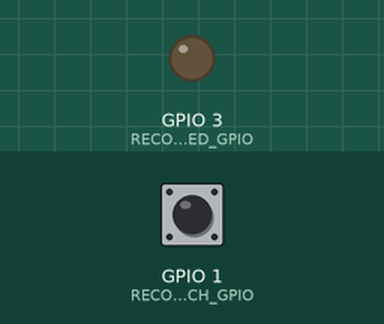
A sketch run on a simulated ESP32. Shown: output pins drawn as LEDs (lit = HIGH). The test bench sets the inputs (shaded band); at power-on: GPIO 1 (RECORD_SWITCH_GPIO) HIGH. Storage starts empty; the camera gives no picture.

Above: at 1.5 s.
1.6 s: GPIO 1 (RECORD_SWITCH_GPIO) pulled LOW for 0.15 s
At 1.69 s:
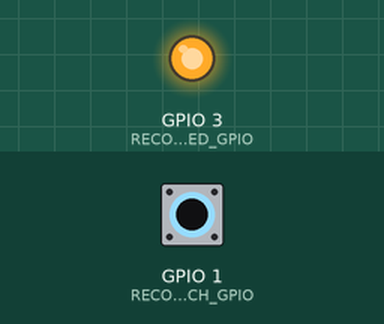
3.2 s: GPIO 1 (RECORD_SWITCH_GPIO) pulled LOW for 3.2 s
At 7.0 s:
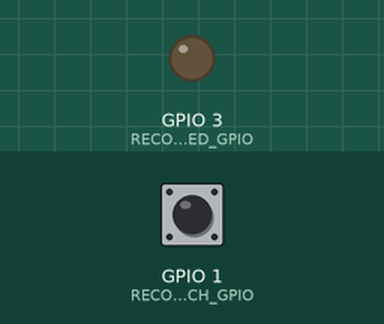
Timing chart, 0 to 8.5 s (numbered marks = the images above; inputs shaded):
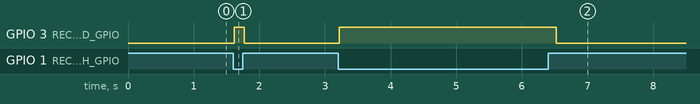

The sketch:

main.ino
```cpp
#include "esp_camera.h"
#include "FS.h"
#include "SD_MMC.h"

#define PWDN_GPIO_NUM     32
#define RESET_GPIO_NUM    -1
#define XCLK_GPIO_NUM      0
#define SIOD_GPIO_NUM     26
#define SIOC_GPIO_NUM     27

#define Y9_GPIO_NUM       35
#define Y8_GPIO_NUM       34
#define Y7_GPIO_NUM       39
#define Y6_GPIO_NUM       36
#define Y5_GPIO_NUM       21
#define Y4_GPIO_NUM       19
#define Y3_GPIO_NUM       18
#define Y2_GPIO_NUM        5
#define VSYNC_GPIO_NUM    25
#define HREF_GPIO_NUM     23
#define PCLK_GPIO_NUM     22

#define RECORD_SWITCH_GPIO 1   // switch to GND (INPUT_PULLUP)
#define RECORD_LED_GPIO    3   // MOSFET gate (HIGH = LED ON)

bool recording = false;
int frameNumber = 0;

void setup() {
  // Serial disabled: GPIO 1 & 3 used
  // Serial.begin(115200);

  pinMode(RECORD_SWITCH_GPIO, INPUT_PULLUP);

  pinMode(RECORD_LED_GPIO, OUTPUT);
  digitalWrite(RECORD_LED_GPIO, LOW);   // MOSFET OFF at boot

  // Camera configuration
  camera_config_t config;
  config.ledc_channel = LEDC_CHANNEL_0;   config.ledc_timer   = LEDC_TIMER_0;   config.pin_d0       = Y2_GPIO_NUM;
  config.pin_d1       = Y3_GPIO_NUM;      config.pin_d2       = Y4_GPIO_NUM;    config.pin_d3       = Y5_GPIO_NUM;
  config.pin_d4       = Y6_GPIO_NUM;      config.pin_d5       = Y7_GPIO_NUM;    config.pin_d6       = Y8_GPIO_NUM;
  config.pin_d7       = Y9_GPIO_NUM;      config.pin_xclk     = XCLK_GPIO_NUM;  config.pin_pclk     = PCLK_GPIO_NUM;
  config.pin_vsync    = VSYNC_GPIO_NUM;   config.pin_href     = HREF_GPIO_NUM;  config.pin_sscb_sda = SIOD_GPIO_NUM;
  config.pin_sscb_scl = SIOC_GPIO_NUM;    config.pin_pwdn     = PWDN_GPIO_NUM;  config.pin_reset    = RESET_GPIO_NUM;

  config.xclk_freq_hz = 20000000;
  config.pixel_format = PIXFORMAT_JPEG;

  config.frame_size   = FRAMESIZE_QVGA; // 320x240
  config.jpeg_quality = 12;
  config.fb_count     = 2;

  esp_camera_init(&config);
  SD_MMC.begin();
}

void loop() {
  bool switchPressed = (digitalRead(RECORD_SWITCH_GPIO) == LOW);

  if (switchPressed && !recording) {
    recording = true;
    frameNumber = 0;
    digitalWrite(RECORD_LED_GPIO, HIGH); // MOSFET ON
  }

  if (!switchPressed && recording) {
    recording = false;
    digitalWrite(RECORD_LED_GPIO, LOW);  // MOSFET OFF
  }

  if (!recording) {
    delay(50);
    return;
  }

  camera_fb_t *fb = esp_camera_fb_get();
  if (!fb) return;

  char path[32];
  sprintf(path, "/vid_%05d.jpg", frameNumber++);

  File file = SD_MMC.open(path, FILE_WRITE);
  if (file) {
    file.write(fb->buf, fb->len);
    file.close();
  }

  esp_camera_fb_return(fb);

  delay(80); // ~12 FPS
}
```

Measured:
- after the input at 1.6 s, GPIO 3 (RECORD_LED_GPIO): LOW → HIGH at once, → LOW 0.15 s later
- after the input at 3.2 s, GPIO 3 (RECORD_LED_GPIO): LOW → HIGH at once, → LOW 3.3 s later
